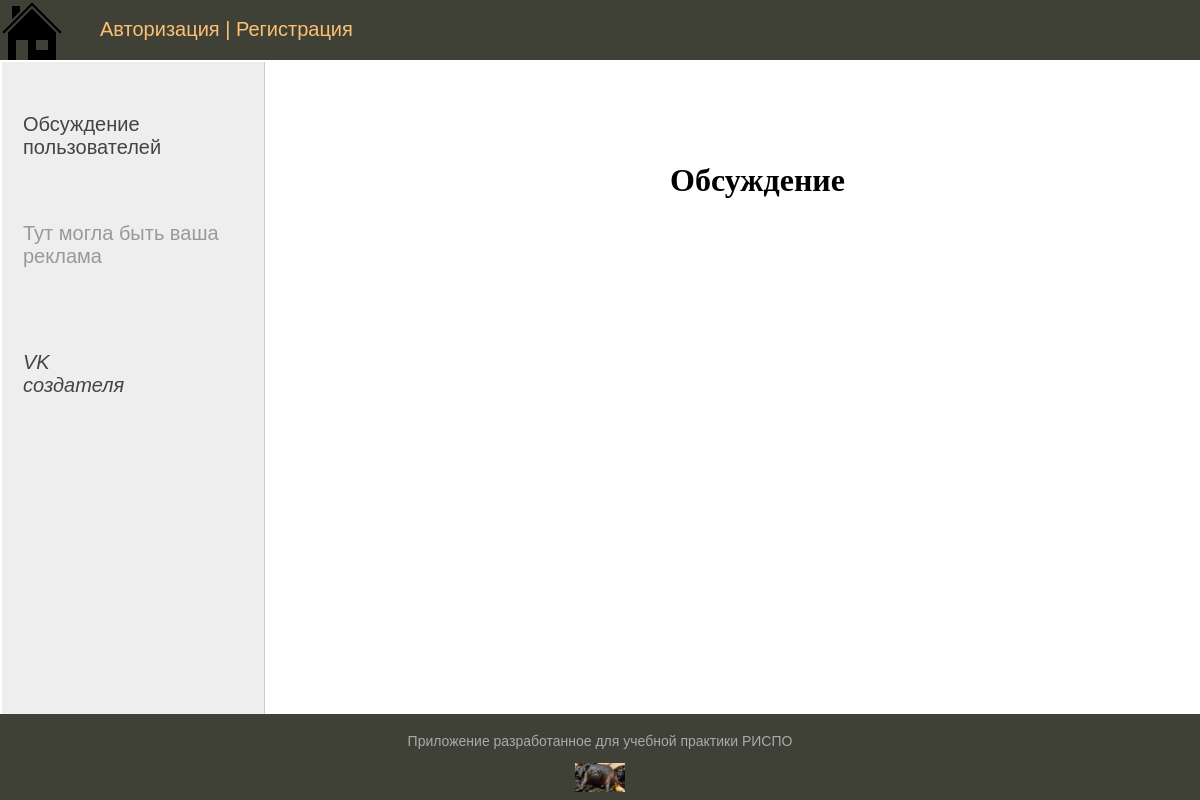
/discussion/, run on an earlier commit of the app's database.
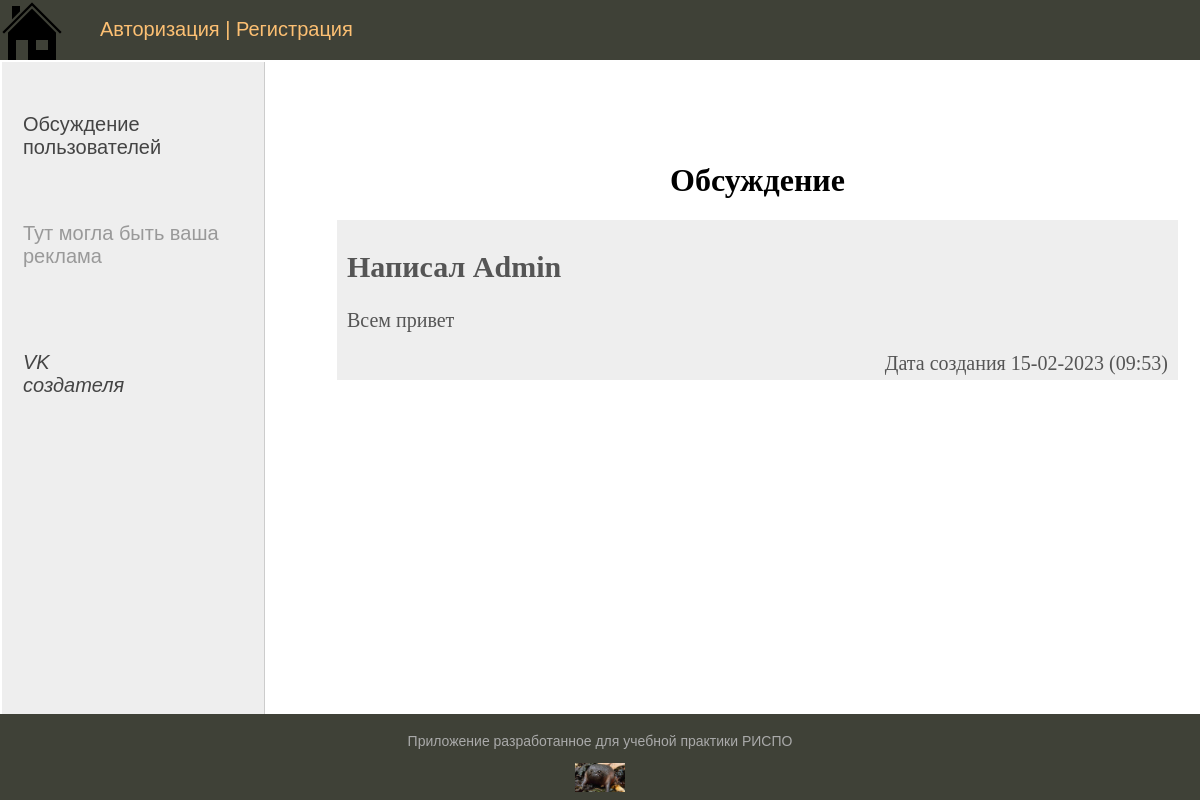
And on a later commit of the database.
### people_active/models.py (models this page shows, shortened)
class DiscussionActive(models.Model):
    message = models.CharField(max_length=500, db_index=True, verbose_name="Сообщение")
    name = models.CharField(max_length=100, db_index=True, verbose_name="Никнейм")
    date = models.DateTimeField(auto_now_add=True, verbose_name="Дата создания", null=True)
    class Meta:
        verbose_name_plural = "Сообщения"
        ordering = ["-date"]

### people_active/views.py (the view)
# urls.py: path("discussion/", Discussion.as_view(), name="discussion"),
class Discussion(DataMixin, ListView):
    model = DiscussionActive
    template_name = "discussion.html"
    context_object_name = "discussion"
    def get_context_data(self, **kwargs):
        context = super().get_context_data(**kwargs)
        data_mixin_def = self.get_user_context(title="Обсуждение")
        return context | data_mixin_def

### people_active/utils.py (called while the page is built)
    def get_user_context(self, **kwargs):
        context = kwargs
        groups = Groups.objects.all()
        user_menu = menu.copy()
        if not self.request.user.is_authenticated:
            user_menu.pop(2)
        context["menu"] = user_menu
        context["group"] = groups
        return context

### people_active/templates/discussion.html (shortened to what this page needs)
{% extends 'base.html' %}
{% block content %}
<h1 align="center">{{ title }}</h1>
{% for ds in discussion %}
<div class="article-panel">
    <h2>
        Написал {{ ds.name }}
    </h2>
    <p>
        {{ ds.message }}
    </p>
    <p class="last">Дата создания {{ ds.date|date:"d-m-Y (H:i)" }} </p>
</div>
{% endfor %}
{% endblock content %}

### people_active/templates/base.html (shortened to what this page needs)
{% load static %}
<!DOCTYPE html>
<html lang="en">
<head>
    <link type="text/css" href="{% static 'people_active/css/styles.css' %} " rel="stylesheet"/>
</head>
<body>
<table class="table-page" border=0 cellpadding=0 cellspacing="0">
<tr>
    <td valign="top">
        {% block mainmenu %}
        <div class="header">
            <ul id="mainmenu" class="mainmenu">
                <li class="logo"><a href="{% url 'home' %}" title="На главную">
                    <div class="logo"><img src="{% static 'people_active/images/house.ico' %}"></div>
                </a></li>
                {% if request.user.is_authenticated  and request.user.is_superuser or request.user.is_staff %}
                <li class="last">
                    Привет администратор <a href="#">{{ user.username }}</a> | <a href="{% url 'logout' %}">Выйти</a>
                </li>
                {% else %}
                    {% if request.user.is_authenticated %}
                <li class="last">
                    Привет <a href="#">{{ user.username }}</a> | <a href="{% url 'logout' %}">Выйти</a>
                </li>
                {% else %}
                <li>
                        <a href="{% url 'login' %}">
                            Авторизация
                        </a>|
                    <a href="{% url 'register' %}">
                        Регистрация
                    </a>
                    </li>
                {% endif %}
                {% endif %}
            </ul>
        </div>
        {% endblock mainmenu %}
<table class="table-page">
<tr>
    <td valign="top" class="left-chapters">
        <ul id="leftchapters">
            <li>
                <div>
                    <p>
                       <a href="{% url 'discussion' %}">Обсуждение пользователей</a>
                    </p>
                </div>
                 <br>
                <div>
                    <p>Тут могла быть ваша реклама</p>
                </div>
            </li>
            <li class="share">
                <p>
                    <a href="https://vk.com/gasakrus" target="_blank"><br><i>VK создателя</i></a>
                </p>
            </li>
        </ul>
    </td>
<td valign="top" class="content">
    <div class="content-text">
        {% block content %}
        {% endblock content %}
    </div>
</td>
</tr>
</table>
    </td>
</tr>
<tr>
    <td valign=top>
	<div id="footer">
		<p align="middle">
            Приложение разработанное для учебной практики РИСПО
        </p>
        <center>
            <img src="{% static 'people_active/images/jabka.jpg' %}" height="50 px" width="50 px"  >
        </center>
	</div>
</td>
</tr>
</table>
</body>
</html>

### people_active/static/people_active/css/styles.css (style rules this page uses)
html, body { font-family: 'Arial'; margin: 0; padding: 0; height: 100%; width: 100%; color: #444; }
a { color: #0059b2; text-decoration: none; }
img { max-width: 600px; height: auto; }
div.article-panel { background: #eee; padding: 5px 10px 5px 10px; box-sizing: border-box; overflow: hidden; color: #555; }
div.article-panel p.last { margin: 0; float: right; }
.table-page { width: 100%; height: 100%; vertical-align: top; }
.table-page tr { height: 100%; }
.header { background: #3F4137; height: 60px; }
.logo { background: url('../images/дом.png') no-repeat 10px 5px; width: 70px; height: 60px; }
ul.mainmenu { list-style: none; margin: 0; padding: 0; height: 60px; color: #fdc073; font-size: 20px; overflow: hidden; }
ul.mainmenu li { float: left; margin: 18px 40px 0 30px; }
ul.mainmenu li.logo { margin: 0; }
ul.mainmenu li a { color: #fdc073; text-decoration: none; }
.left-chapters { margin: 0; background: #eee; border-right: 1px solid #ccc; min-height: 100%; }
.left-chapters ul { width: 230px; min-height: 100%; margin: 0; padding: 20px 10px 10px 20px; list-style: none; font-size: 20px; }
.left-chapters ul li { margin: 30px 0 0 0; color: #999; }
.left-chapters ul li a { color: #444; text-decoration: none; }
.left-chapters ul li.share { margin: 60px 0 0 0; }
.left-chapters ul li.share p { margin: 30px 0 30px 0; }
.left-chapters ul li.share a { display: inline-block; width: 40px; height: 40px; margin: 0 20px 0 0; }
.content { padding: 40px 20px 20px 40px; width: 100%; box-sizing: border-box; }
.content-text { margin: 60px 0 0 30px; color: #000; font-size: 20px; font-family: Yandex Sans Display Light; }
.content-text h1 { font-size: 32px; }
#footer { box-sizing: border-box; background: #3F4137; padding: 5px; color: #aaa; font-size: 14px; font-family: Verdana, Geneva, Arial, Helvetica; text-align: left; overflow: hidden; }

What changed in the data, as far as the page shows it:
added DiscussionActive: name "Admin", message "Всем привет", date "15-02-2023 (09:53)"
